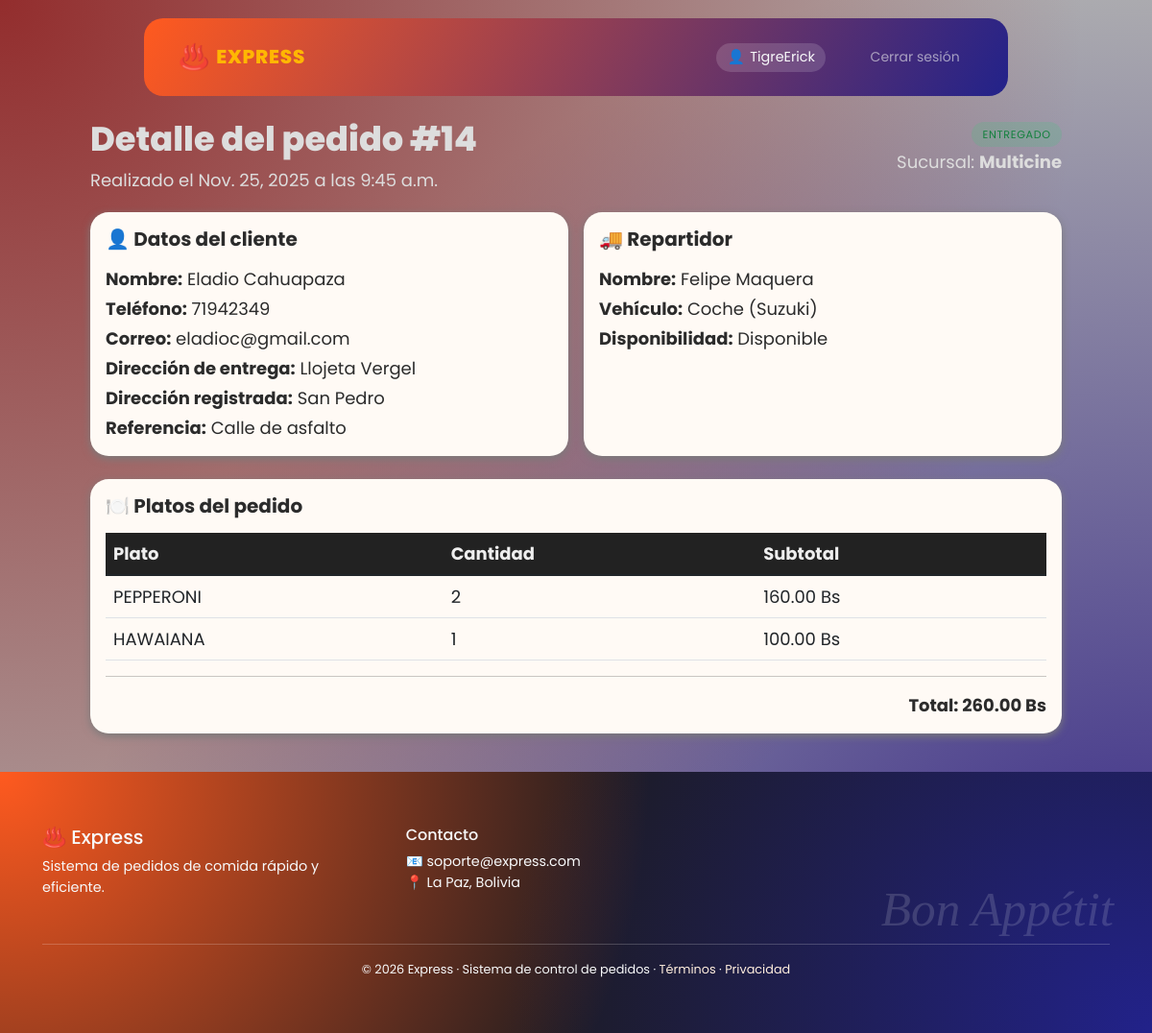
/pedidos/14/ (signed in), run on the app's committed database.
### app_sistema/models.py (models this page shows, shortened)
class Pedido(models.Model):
    ESTADO_CHOICES = (
        ('pendiente', 'Pendiente'),
        ('asignado', 'Asignado'),
        ('entregado', 'Entregado'),
    )
    id_pedido = models.AutoField(primary_key=True)
    estado = models.CharField(max_length=20, choices=ESTADO_CHOICES, default="pendiente")
    precio_total = models.DecimalField(max_digits=10, decimal_places=2, default=0)
    direccion_entrega = models.CharField(max_length=200)
    cliente = models.ForeignKey(Cliente, on_delete=models.CASCADE, related_name="pedidos")
    repartidor = models.ForeignKey(Repartidor, on_delete=models.SET_NULL, null=True, blank=True)
    sucursal = models.ForeignKey(Sucursal, on_delete=models.CASCADE)

class DetallePedido(models.Model):
    pedido = models.ForeignKey(Pedido, on_delete=models.CASCADE, related_name="detalles")
    plato = models.ForeignKey(Plato, on_delete=models.CASCADE)
    fecha_pedido = models.DateField(auto_now_add=True)
    hora_pedido = models.TimeField(auto_now_add=True)
    cantidad = models.PositiveIntegerField(default=1)
    subtotal = models.DecimalField(max_digits=10, decimal_places=2)

class Sucursal(models.Model):
    id_sucursal = models.AutoField(primary_key=True)
    nombre = models.CharField(max_length=100)  # para usar sucursal.nombre en templates
    direccion = models.CharField(max_length=200)
    horario_apertura = models.TimeField()
    horario_cierre = models.TimeField()
    telefono = models.CharField(max_length=20)
    imagen = models.ImageField(upload_to="sucursales/", blank=True, null=True)
    empresa = models.ForeignKey(Empresa, on_delete=models.CASCADE, related_name="sucursales")
    platos = models.ManyToManyField('Plato', related_name="sucursales", blank=True)

class Cliente(models.Model):
    id_cliente = models.OneToOneField(Usuario, on_delete=models.CASCADE, primary_key=True)
    direccion = models.CharField(max_length=200, blank=True)
    preferencias_entrega = models.CharField(max_length=200, blank=True)
    fecha_registro = models.DateField(auto_now_add=True)

class Usuario(models.Model):
    user = models.OneToOneField(User, on_delete=models.CASCADE)
    id_usuario = models.AutoField(primary_key=True)
    ci = models.CharField(max_length=20, unique=True, blank=True, null=True)
    nombres = models.CharField(max_length=50, blank=True)
    paterno = models.CharField(max_length=50, blank=True)
    materno = models.CharField(max_length=50, blank=True)
    telefono = models.CharField(max_length=20, blank=True, null=True)
    email = models.EmailField(unique=True, blank=True, null=True)
    TIPO_CHOICES = (
        ('admin', 'Administrador'),
        ('cliente', 'Cliente'),
        ('repartidor', 'Repartidor'),
    )
    tipo_usuario = models.CharField(max_length=20, choices=TIPO_CHOICES)

class Repartidor(models.Model):
    id_repartidor = models.OneToOneField(Usuario, on_delete=models.CASCADE, primary_key=True)
    sueldo = models.DecimalField(max_digits=10, decimal_places=2, default=0)
    vehiculo = models.CharField(max_length=30, blank=True)
    tipo_vehiculo = models.CharField(max_length=50, blank=True)
    disponibilidad = models.BooleanField(default=True)

class Plato(models.Model):
    id_plato = models.AutoField(primary_key=True)
    nombre_plato = models.CharField(max_length=100)
    descripcion = models.TextField(blank=True)
    precio = models.DecimalField(max_digits=10, decimal_places=2)
    categoria = models.CharField(max_length=50)
    disponibilidad = models.BooleanField(default=True)
    imagen = models.ImageField(upload_to="platos/", blank=True, null=True)

### app_sistema/views.py (the view)
# urls.py: path('pedidos/<int:pedido_id>/', views.detalle_pedido, name='detalle_pedido'),
@login_required
def detalle_pedido(request, pedido_id):
    pedido = get_object_or_404(Pedido, pk=pedido_id)
    detalles = pedido.detalles.all()
    total = sum(d.subtotal for d in detalles)
    cliente = pedido.cliente
    return render(request, "app_sistema/detalle_pedido.html", {
        "pedido": pedido,
        "detalles": detalles,
        "total": total,
        "cliente": cliente,
    })

### app_sistema/templates/app_sistema/detalle_pedido.html (shortened to what this page needs)
{% extends 'app_sistema/base.html' %}
{% block content %}
<div class="row fade-in-up mb-3">
    <div class="col-md-8">
        <h2 class="page-title mb-2">Detalle del pedido #{{ pedido.id_pedido }}</h2>
        <p class="subtitle-muted mb-1">
            {% with det=pedido.detalles.all.0 %}
                {% if det %}
                    Realizado el {{ det.fecha_pedido }} a las {{ det.hora_pedido }}
                {% else %}
                    Fecha no disponible
                {% endif %}
            {% endwith %}
        </p>
    </div>
    <div class="col-md-4 text-md-end text-start">
        <p class="mb-1">
            {% if pedido.estado == 'pendiente' %}
                <span class="badge-estado badge-estado-pendiente">Pendiente</span>
            {% elif pedido.estado == 'asignado' %}
                <span class="badge-estado badge-estado-asignado">Asignado</span>
            {% elif pedido.estado == 'entregado' %}
                <span class="badge-estado badge-estado-entregado">Entregado</span>
            {% else %}
                {{ pedido.estado }}
            {% endif %}
        </p>
        <p class="subtitle-muted mb-0">
            Sucursal: <strong>{{ pedido.sucursal.direccion }}</strong>
        </p>
    </div>
</div>
<div class="row g-3 mb-4">
    <div class="col-md-6 fade-in-up">
        <div class="card card-delivery h-100">
            <div class="card-body">
                <h5 class="card-title mb-3">👤 Datos del cliente</h5>
                <p class="mb-1">
                    <strong>Nombre:</strong>
                    {{ pedido.cliente.id_cliente.nombres }}
                    {{ pedido.cliente.id_cliente.paterno }}
                </p>
                <p class="mb-1">
                    <strong>Teléfono:</strong>
                    {{ pedido.cliente.id_cliente.telefono|default:"No registrado" }}
                </p>
                <p class="mb-1">
                    <strong>Correo:</strong>
                    {{ pedido.cliente.id_cliente.email|default:"No registrado" }}
                </p>
                <p class="mb-1">
                    <strong>Dirección de entrega:</strong>
                    {{ pedido.direccion_entrega }}
                </p>
                <p class="mb-0">
                    <strong>Dirección registrada:</strong>
                    {{ pedido.cliente.direccion|default:"Sin dirección registrada" }}
                </p>
                <p class="mb-0 mt-1">
                    <strong>Referencia:</strong>
                    {{ pedido.cliente.preferencias_entrega|default:"Sin referencia" }}
                </p>
            </div>
        </div>
    </div>
    <div class="col-md-6 fade-in-up">
        <div class="card card-delivery h-100">
            <div class="card-body">
                <h5 class="card-title mb-3">🚚 Repartidor</h5>
                {% if pedido.repartidor %}
                    <p class="mb-1">
                        <strong>Nombre:</strong>
                        {{ pedido.repartidor.id_repartidor.nombres }}
                        {{ pedido.repartidor.id_repartidor.paterno }}
                    </p>
                    <p class="mb-1">
                        <strong>Vehículo:</strong>
                        {{ pedido.repartidor.vehiculo }} ({{ pedido.repartidor.tipo_vehiculo }})
                    </p>
                    <p class="mb-0">
                        <strong>Disponibilidad:</strong>
                        {% if pedido.repartidor.disponibilidad %}
                            Disponible
                        {% else %}
                            Ocupado
                        {% endif %}
                    </p>
                {% else %}
                    <p class="subtitle-muted mb-0">
                        Aún no se ha asignado repartidor a este pedido.
                    </p>
                {% endif %}
            </div>
        </div>
    </div>
</div>
<div class="fade-in-up">
    <div class="card card-delivery">
        <div class="card-body">
            <h5 class="card-title mb-3">🍽️ Platos del pedido</h5>
            <div class="table-responsive">
                <table class="table align-middle mb-0">
                    <thead>
                        <tr>
                            <th>Plato</th>
                            <th>Cantidad</th>
                            <th>Subtotal</th>
                        </tr>
                    </thead>
                    <tbody>
                        {% for d in detalles %}
                        <tr>
                            <td>{{ d.plato.nombre_plato }}</td>
                            <td>{{ d.cantidad }}</td>
                            <td>{{ d.subtotal }} Bs</td>
                        </tr>
                        {% endfor %}
                    </tbody>
                </table>
            </div>
            <hr>
            <p class="text-end fw-bold mb-0">
                Total: {{ total }} Bs
            </p>
        </div>
    </div>
</div>
{% endblock %}

### app_sistema/templates/app_sistema/base.html (shortened to what this page needs)
<!DOCTYPE html>
{% load static %}
<html lang="es">
<head>
    <link rel="stylesheet" href="{% static 'css/bootstrap.min.css' %}">
</head>
<body class="d-flex flex-column min-vh-100">
    <nav class="navbar navbar-expand-lg navbar-dark navbar-delivery py-2 sticky-top">
        <div class="container">
            <a class="navbar-brand" href="{% url 'home' %}">
                <span class="logo-icon">♨️</span>
                <span class="logo-text">EXPRESS</span>
            </a>
            <div class="collapse navbar-collapse" id="mainNavbar">
                <ul class="navbar-nav ms-auto mb-2 mb-lg-0 align-items-lg-center">
                    {% if request.user.is_authenticated %}
                    <li class="nav-item me-lg-3 my-2 my-lg-0">
                        <div class="navbar-user-pill text-light">
                            <span>👤</span>
                            <span>{{ request.user.username }}</span>
                        </div>
                    </li>
                    <li class="nav-item ms-lg-3 mt-2 mt-lg-0">
                        <a href="{% url 'salir' %}" class="btn btn-cerrar-sesion btn-sm btn-light btn-pill">
                            Cerrar sesión
                        </a>
                    </li>
                    {% endif %}
                </ul>
            </div>
        </div>
    </nav>
    <main class="container flex-grow-1">
        {% block content %}{% endblock %}
    </main>
    <footer class="footer-delivery text-light mt-auto">
        <div class="container py-4">
            <div class="row text-center text-md-start">
                <div class="col-md-4 mb-3">
                    <h5>♨️ Express</h5>
                    <p style="font-size: 0.9rem;">
                        Sistema de pedidos de comida rápido y eficiente.
                    </p>
                </div>
                <div class="col-md-4 mb-3">
                    <h6>Contacto</h6>
                    <p style="font-size: 0.9rem;">
                        📧 soporte@express.com <br>
                        📍 La Paz, Bolivia
                    </p>
                </div>
            </div>
            <hr style="opacity: 0.2;">
            <div class="text-center" style="font-size: 0.8rem;">
                © 2026 Express · Sistema de control de pedidos ·
                <a href="#">Términos</a> ·
                <a href="#">Privacidad</a>
            </div>
        </div>
    </footer>
</body>
</html>

### app_sistema/templates/app_sistema/base.html (style rules this page uses)
:root { --primary: #ff5a1f; --primary-dark: #e14a10; --secondary: #ffb703; --accent: #2ec4b6; --bg: #fffaf5; --card: #ffffff; --text-main: #2b2b2b; --text-muted: #7a7a7a; }
* { scroll-behavior: smooth; margin: 0; padding: 0; box-sizing: border-box; }
body { background: radial-gradient(circle at top left, #932d2d 0, transparent 70%), radial-gradient(circle at bottom right, #2e1f84 0, transparent 70%), var(--bg); background-color: #b1b1b1; color: var(--color-text-main); font-family: 'Poppins', sans-serif; font-size: 18px; }
.btn { border-radius: 6px !important; padding: .7rem .9rem; }
.logo-text { font-weight: 800 !important; color: var(--secondary); }
.btn-cerrar-sesion { background-color: inherit !important; color: #eee; position: relative !important; border: none !important; opacity: .6; overflow: hidden !important; transition: all .3s ease; }
.btn-cerrar-sesion::before { position: absolute; content: ''; top: 50px; left: 0px; width: 100%; height: 300%; background-color: var(--secondary); z-index: -1; transition: all .3s ease; }
.navbar-delivery { position: fixed !important; min-width: 75% !important; margin-top: 1.2rem !important; border-radius: 20px !important; left: 50%; transform: translateX(-50%); background: linear-gradient(120deg, var(--primary), rgb(34, 34, 138)); transition: all .3s ease; padding: 1rem 1.5rem !important; }
.navbar-brand { font-weight: 750; letter-spacing: 0.04em; display: flex; align-items: center !important; gap: 0.4rem; }
.navbar-brand span.logo-icon { font-size: 1.6rem; }
.navbar-nav { display: flex !important; align-items: center !important; }
.navbar-user-pill { background: rgba(255, 255, 255, 0.15); border-radius: 999px; padding: 0.25rem 0.7rem; display: inline-flex; align-items: center; gap: 0.35rem; font-size: 0.9rem; }
main.container { padding-top: 1.75rem; padding-bottom: 2.5rem; margin-top: 6rem; padding-left: 4rem !important; padding-right: 4rem !important; width: 100% !important; display: inline-block !important; color: #ddd; }
.page-title { font-weight: 800; font-size: clamp(1.8rem, 3vw, 2.2rem); color: var(--color-primary-dark); }
.subtitle-muted { color: var(--color-text-muted); }
.card-delivery { border-radius: 1.2rem; border: none; background: var(--bg); color: var(--text-main); box-shadow: 0 3px 8px var(--text-muted); backdrop-filter: blur(10px); transition: transform 0.2s ease, box-shadow 0.2s ease, background 0.2s ease; }
.card-delivery .card-title { font-weight: 650; }
.badge-estado { font-size: 0.7rem; text-transform: uppercase; letter-spacing: 0.06em; border-radius: 999px; padding: 0.3rem 0.7rem; }
.badge-estado-entregado { background: rgba(46, 204, 112, 0.17); color: #13803d; }
footer.footer-delivery { background: radial-gradient(circle at top left, var(--primary) 0, transparent 55%), radial-gradient(circle at bottom right, rgb(34, 34, 138) 0, transparent 55%), #1c1b1f; color: #f7f7f7; position: relative; width: 100%; left: 50%; transform: translateX(-50%); overflow: hidden; padding: 2rem !important; }
footer.footer-delivery::before { content: "Bon Appétit"; position: absolute; right: 40px; bottom: 90px; font-size: 3.2rem; opacity: 0.15; font-style: italic; font-weight: 400; font-family: 'Times New Roman', Times, serif; }
footer a { color: #ffeede; text-decoration: none; }
.fade-in-up { opacity: 0; transform: translateY(8px); transition: opacity 0.4s ease, transform 0.4s ease; }
.fade-in-up.visible { opacity: 1; transform: translateY(0); }
.btn-pill { border-radius: 999px; }
table th { background-color: #222 !important; color: #eee !important; }

### data on the page
Pedido: id_pedido "14", sucursal.direccion "Multicine", cliente.id_cliente.nombres "Eladio", cliente.id_cliente.paterno "Cahuapaza", cliente.id_cliente.telefono "71942349", cliente.id_cliente.email "eladioc@gmail.com", direccion_entrega "Llojeta Vergel", cliente.direccion "San Pedro", cliente.preferencias_entrega "Calle de asfalto", repartidor.id_repartidor.nombres "Felipe", repartidor.id_repartidor.paterno "Maquera", repartidor.vehiculo "Coche", repartidor.tipo_vehiculo "Suzuki"
DetallePedido: fecha_pedido "Nov. 25, 2025", hora_pedido "9:45 a.m.", plato.nombre_plato "PEPPERONI", cantidad "2", subtotal "160.00"
DetallePedido: plato.nombre_plato "HAWAIANA", cantidad "1", subtotal "100.00"

### other printed values
{{ request.user.username }} "TigreErick"
{{ total }} "260.00"
